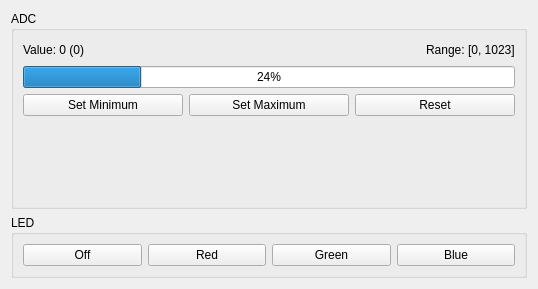
<?xml version="1.0" encoding="UTF-8"?>
<ui version="4.0">
 <class>DriverDemo</class>
 <widget class="QWidget" name="DriverDemo">
  <property name="geometry">
   <rect>
    <x>0</x>
    <y>0</y>
    <width>538</width>
    <height>286</height>
   </rect>
  </property>
  <property name="windowTitle">
   <string>Demo Driver</string>
  </property>
  <layout class="QVBoxLayout" name="verticalLayout_2">
   <item>
    <widget class="QGroupBox" name="groupBox">
     <property name="title">
      <string>ADC</string>
     </property>
     <layout class="QVBoxLayout" name="verticalLayout">
      <item>
       <layout class="QHBoxLayout" name="horizontalLayout_3">
        <item>
         <widget class="QLabel" name="valueLabel">
          <property name="text">
           <string>Value: 0 (0)</string>
          </property>
         </widget>
        </item>
        <item>
         <spacer name="horizontalSpacer">
          <property name="orientation">
           <enum>Qt::Horizontal</enum>
          </property>
          <property name="sizeHint" stdset="0">
           <size>
            <width>40</width>
            <height>20</height>
           </size>
          </property>
         </spacer>
        </item>
        <item>
         <widget class="QLabel" name="rangeLabel">
          <property name="text">
           <string>Range: [0, 1023]</string>
          </property>
         </widget>
        </item>
       </layout>
      </item>
      <item>
       <widget class="QProgressBar" name="adcValue">
        <property name="value">
         <number>24</number>
        </property>
       </widget>
      </item>
      <item>
       <layout class="QHBoxLayout" name="horizontalLayout_2">
        <item>
         <widget class="QPushButton" name="minButton">
          <property name="text">
           <string>Set Minimum</string>
          </property>
         </widget>
        </item>
        <item>
         <widget class="QPushButton" name="maxButton">
          <property name="text">
           <string>Set Maximum</string>
          </property>
         </widget>
        </item>
        <item>
         <widget class="QPushButton" name="resetButton">
          <property name="text">
           <string>Reset</string>
          </property>
         </widget>
        </item>
       </layout>
      </item>
      <item>
       <widget class="SimpleGraph" name="plot" native="true">
        <property name="sizePolicy">
         <sizepolicy hsizetype="Preferred" vsizetype="MinimumExpanding">
          <horstretch>0</horstretch>
          <verstretch>0</verstretch>
         </sizepolicy>
        </property>
        <property name="minimumSize">
         <size>
          <width>100</width>
          <height>75</height>
         </size>
        </property>
       </widget>
      </item>
     </layout>
    </widget>
   </item>
   <item>
    <widget class="QGroupBox" name="groupBox_2">
     <property name="title">
      <string>LED</string>
     </property>
     <layout class="QHBoxLayout" name="horizontalLayout">
      <item>
       <widget class="QPushButton" name="offButton">
        <property name="text">
         <string>Off</string>
        </property>
       </widget>
      </item>
      <item>
       <widget class="QPushButton" name="redButton">
        <property name="text">
         <string>Red</string>
        </property>
       </widget>
      </item>
      <item>
       <widget class="QPushButton" name="greenButton">
        <property name="text">
         <string>Green</string>
        </property>
       </widget>
      </item>
      <item>
       <widget class="QPushButton" name="blueButton">
        <property name="text">
         <string>Blue</string>
        </property>
       </widget>
      </item>
     </layout>
    </widget>
   </item>
  </layout>
 </widget>
 <customwidgets>
  <customwidget>
   <class>SimpleGraph</class>
   <extends>QWidget</extends>
   <header>SimpleGraph.h</header>
   <container>1</container>
  </customwidget>
 </customwidgets>
 <resources/>
 <connections/>
</ui>
